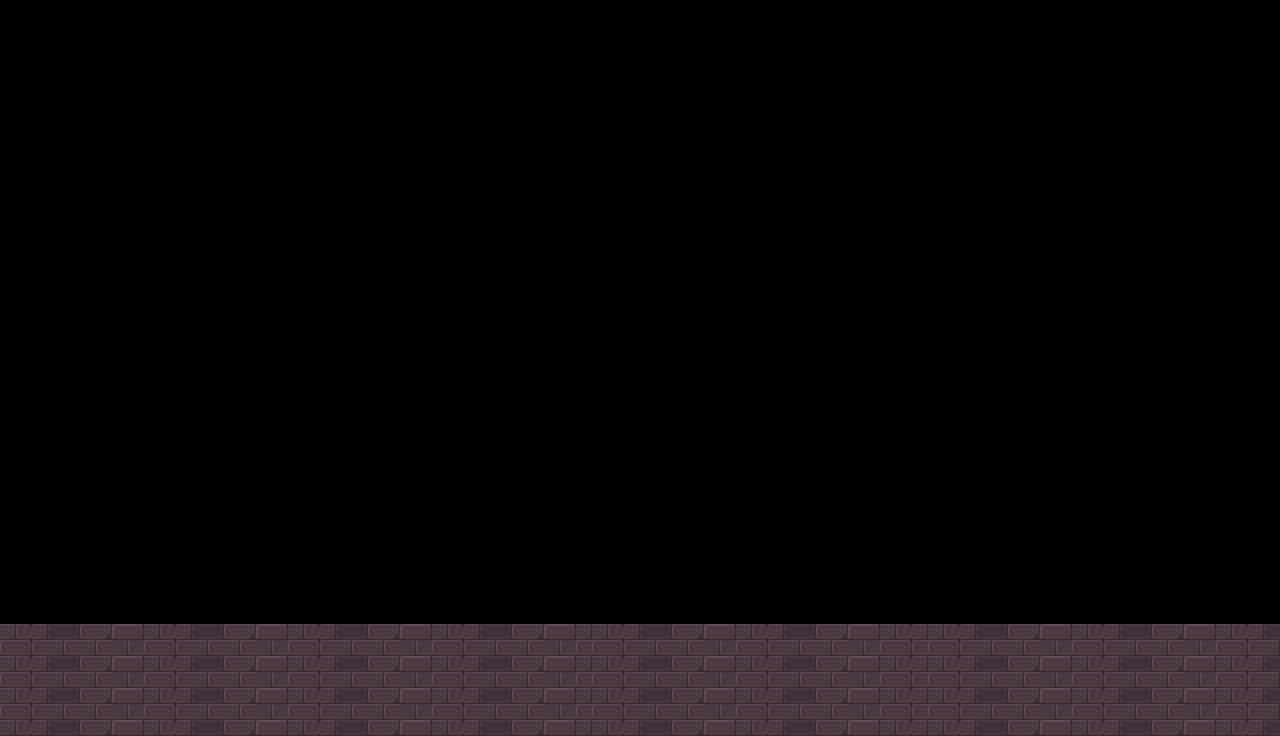

A 2D game scene composited from a Tiled map and its tileset images. What follows is a short description and the map's XML, with each tile layer's data collapsed to a summary:
An orthogonal 80x46 tile map with 16x16 px tiles, 1 tile layer (ground) and 3 objects.

<map version="1.9" tiledversion="1.9.2" orientation="orthogonal" renderorder="right-down" width="80" height="46" tilewidth="16" tileheight="16" infinite="0" nextlayerid="7" nextobjectid="6">
 <editorsettings>
  <export target="map2.lua" format="lua" />
 </editorsettings>
 <tileset firstgid="1" name="2DPlatformerDungeonTileset" tilewidth="16" tileheight="16" tilecount="240" columns="20">
  <image source="../assets/gfx/2DPlatformerDungeonTileset.png" width="320" height="192" />
 </tileset>
 <objectgroup id="4" name="entity" />
 <objectgroup id="3" name="solid">
  <properties>
   <property name="collidable" type="bool" value="true" />
  </properties>
  <object id="1" x="0" y="624" width="1280" height="112" />
  <object id="2" x="-48" y="0" width="48" height="736" />
  <object id="4" x="1280" y="0" width="16" height="736" />
 </objectgroup>
 <layer id="5" name="ground" width="80" height="46">
  <data>[3680 cells, 560 non-empty, 18 distinct tile ids]</data>
 </layer>
</map>
